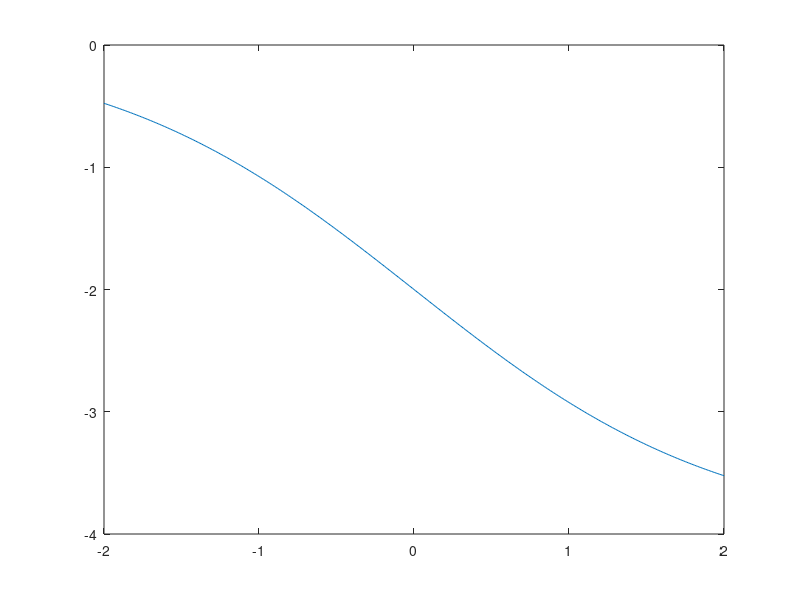

MATLAB code to generate this figure:

x0 = 0;
phigh = 0.99;
plow = 0.01;
L = -4;
k = 1;

x = (L)/2:0.01:-(L)/2;

f = L./(1+exp(-k*(x-x0)));

plot(x,f)
% axis([-(alpha*L)/2,(alpha*L)/2,0,L])
